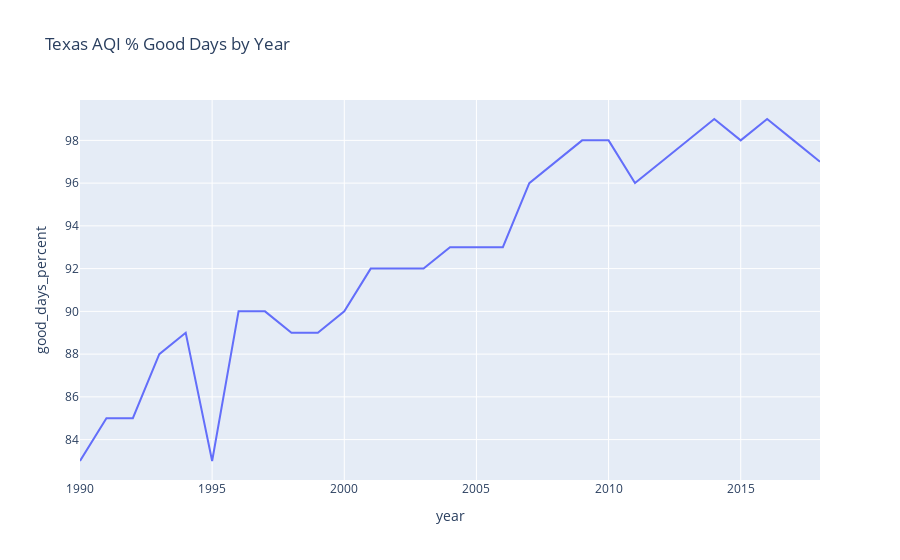

Notebook cell for this chart:
### Code cell
fig = px.line(
    tx_aqi_df, 
    x="year", 
    y="good_days_percent",
    hover_data=['state'],
    title="Texas AQI % Good Days by Year"
)
fig.show()

### Figure 1 — Plotly figure (JSON) as saved in the notebook; plotly's stock layout.template omitted (floating-point values rounded to 4 significant figures)
{"data": [{"customdata": [["TX"], ["TX"], ["TX"], ["TX"], ["TX"], ["TX"], ["TX"], ["TX"], ["TX"], ["TX"], ["TX"], ["TX"], ["TX"], ["TX"], ["TX"], ["TX"], ["TX"], ["TX"], ["TX"], ["TX"], ["TX"], ["TX"], ["TX"], ["TX"], ["TX"], ["TX"], ["TX"], ["TX"], ["TX"]], "hoverlabel": {"namelength": 0}, "hovertemplate": "year=%{x}<br>good_days_percent=%{y}<br>state=%{customdata[0]}", "legendgroup": "", "line": {"color": "#636efa", "dash": "solid"}, "mode": "lines", "name": "", "showlegend": false, "type": "scatter", "x": [1990, 1991, 1992, 1993, 1994, 1995, 1996, 1997, 1998, 1999, 2000, 2001, 2002, 2003, 2004, 2005, 2006, 2007, 2008, 2009, 2010, 2011, 2012, 2013, 2014, 2015, 2016, 2017, 2018], "xaxis": "x", "y": [83, 85, 85, 88, 89, 83, 90, 90, 89, 89, 90, 92, 92, 92, 93, 93, 93, 96, 97, 98, 98, 96, 97, 98, 99, 98, 99, 98, 97], "yaxis": "y"}], "layout": {"legend": {"tracegroupgap": 0}, "title": {"text": "Texas AQI % Good Days by Year"}, "xaxis": {"anchor": "y", "domain": [0, 1], "title": {"text": "year"}}, "yaxis": {"anchor": "x", "domain": [0, 1], "title": {"text": "good_days_percent"}}}}
